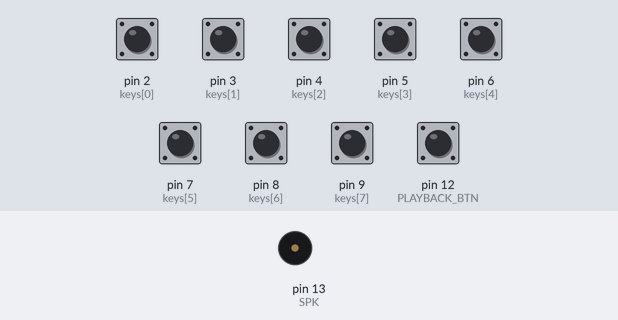
Recording of a sketch running on a simulated Arduino Uno, built with avr-gcc and run on an emulated ATmega328P. Shown: buzzer (waves = sounding). Inputs (shaded band) come from the test bench; at power-on: pin 2 (keys[0]), pin 3 (keys[1]), pin 4 (keys[2]), pin 5 (keys[3]), pin 6 (keys[4]), pin 7 (keys[5]), pin 8 (keys[6]), pin 9 (keys[7]), pin 12 (PLAYBACK_BTN) LOW.

Above: at 1.2 s.
1.3 s: pin 2 (keys[0]) pulled HIGH for 0.15 s
At 1.4 s:
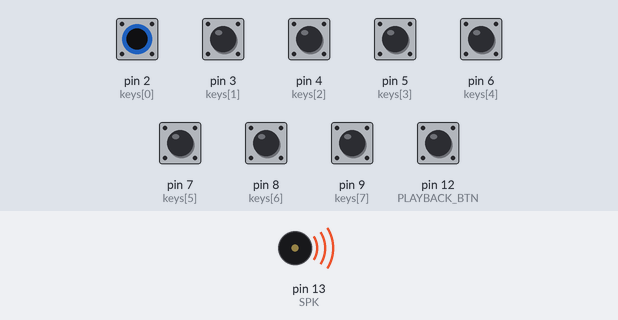
3.0 s: pin 12 (PLAYBACK_BTN) pulled HIGH for 1 s
At 4.5 s:
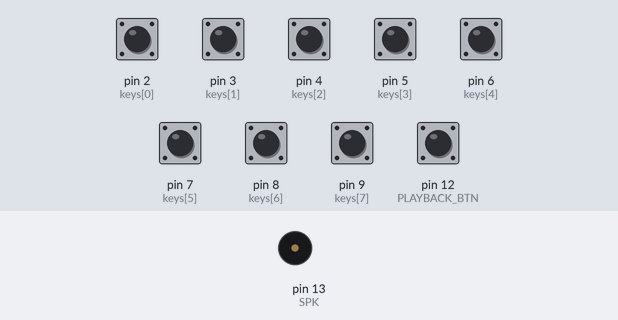
Timing chart, 0 to 6.0 s (numbered marks = the images above; inputs shaded):
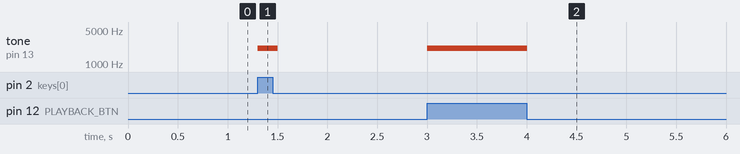

Measured:
- after the input at 1.3 s, tone on pin 13 (SPK): silent → 2093 Hz at once, → silent 0.20 s later
- after the input at 3.0 s, tone on pin 13 (SPK): silent → 2093 Hz at once, → silent 1.0 s later

The sketch:

Piano.ino
```cpp
#define SPK 13  //Conexión a la bocina
#define PLAYBACK_BTN 12  // Grabar o reproducir
#define BUFFERSIZE 160   // Memoria de almacenamiento temporal
int keys[] = {2,3,4,5,6,7,8,9};  //pines de entrada para los pulsadores
int tones[] = {2093,1976,1760,1568,1397,1319,1175,1047}; // Tonos
//int tones[] = {1047,1175,1319,1397,1568,1760,1976,2093};  //Tonos secundarios
char names[] = { 'c', 'd', 'e', 'f', 'g', 'a', 'b', 'C' };
//int tones[] = { 1915, 1700, 1519, 1432, 1275, 1136, 1014, 956 }; //Tonos secundarios

int length = sizeof keys/sizeof *keys; // Ingresa los valores a los números de pulsadores (keys)

// Para grabar
int count = 0;
int recorder[BUFFERSIZE]; // Variable que tiene como parámetro la memoria temporal
unsigned long interval[BUFFERSIZE];  //Variable  que almacena los tonos precionados por los pulsadores
unsigned long pauseInterval[BUFFERSIZE];

void setup() {
  pinMode(SPK,OUTPUT); // El pin 13 la bocina se configura como salida
  pinMode(PLAYBACK_BTN,INPUT); // Se configura el botón de grabar y reproducir como entrada
  for(int i=0; i<length; i++){
    pinMode(keys[i],INPUT);
  }
}

void loop() {
  unsigned long startTime;
  static unsigned long pauseTime;
  static int playback_btn=0;
  int lastState = LOW;

  // Para evitar que el buffer se sature
  if(count>=BUFFERSIZE) count=0;

  // Para reproducir la secuencia
  if(digitalRead(PLAYBACK_BTN)==HIGH){
    playback();
    playback_btn=1;
  }

  // Para hacer que cada pulsador funcione
  for(int i=0; i<length; i++){
    //startTime = micros();
    startTime = millis();
    while(digitalRead(keys[i])==HIGH){  //lee el estado de la llave, nuestras llaves son  los pulsadores
      if(playback_btn){
        // Restablece   las llaves después de haberlas pulsado
        playback_btn = 0;
        count=0;
      }
//Para que la grabación se detenga o se inicie
      recorder[count]=i;
      tone(SPK,tones[i]);
      delay(200); // debounce
      lastState=HIGH;  // Ultimo estado del botón
    }
    if(lastState==HIGH){  //si esta en alto
      lastState=LOW; //Pasa a estar en bajo
      noTone(SPK);  //No sonara nada
      interval[count]=millis()-startTime;
      if(count)
        pauseInterval[count-1]=millis()-pauseTime;
      pauseTime=millis();
      count++;
    }
  }
}
//Para que suene el teclado
void playback(){
  int index, key;
  for(int i=0; i<length; i++){
    pinMode(keys[i],OUTPUT);  //se configura cada llave 0 la presionada como salida
  }
  for(int i=0; i<count; i++){
    index = recorder[i];
    key = keys[index];
    digitalWrite(key,HIGH); // Le da al pulsador un valor de alto (para que produzca el sonido cuando se precione)
    tone(SPK,tones[index]); //Graba ese sonido
    delay(interval[i]); //Hace la pausa
    digitalWrite(key,LOW); //Le da al pulsador presionado un valor de bajo (se detiene el sonido)
    noTone(SPK); //No suena
    delay(pauseInterval[i]); // Se pausa
  }
  for(int i=0; i<length; i++){
    pinMode(keys[i],INPUT);  // Se configura la llave 0  pulsador como entrada
  }
}
```
